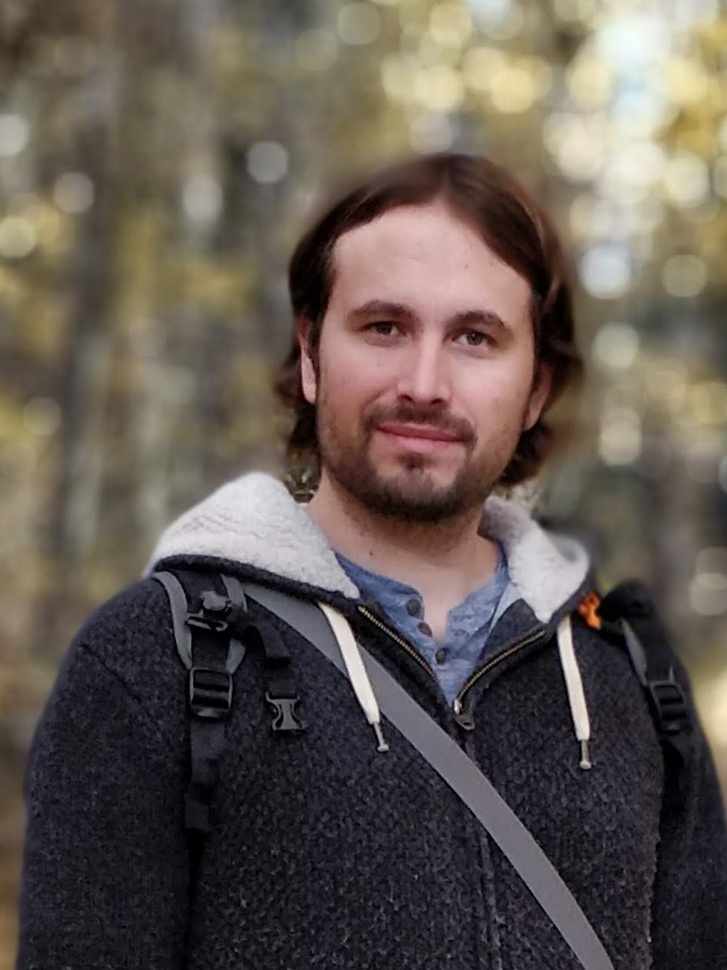
#> input picture images/Guillaume Jacquemet_Guillaume Jacquemet.jpg, 727 x 970 px, shrunk from 936 x 1248 before the run
$ python center_faces.py ../images
#> lines starting #> are read from the running program, lines starting #| are printed output that depends on the picture
#!/usr/bin/env python3
"""Center faces in images based on manual coordinates.

The script reads a YAML file mapping image filenames to the ``x``/``y``
coordinates of the face center. Each matching image is cropped to a square
region centered on those coordinates. Images missing from the YAML file are
simply cropped around their own center.
"""

from __future__ import annotations

import argparse
from pathlib import Path
from typing import Dict, Tuple

import yaml
from PIL import Image


def load_centers(path: Path) -> Dict[str, Tuple[int, int]]:
    """Load a mapping of filenames to ``(x, y)`` centers from ``path``."""
    if not path.exists():
        return {}
    data = yaml.safe_load(path.read_text()) or {}
    centers: Dict[str, Tuple[int, int]] = {}
    for name, coords in data.items():
        if isinstance(coords, dict) and "x" in coords and "y" in coords:
            centers[name] = (int(coords["x"]), int(coords["y"]))
    return centers


def center_image(image_path: Path, center: Tuple[int, int] | None) -> None:
    """Crop ``image_path`` to a square around ``center`` in-place."""
    with Image.open(image_path) as img:
#> img is the input picture: PIL image 727x970 RGB; mean R, G, B 98.2, 88.8, 81.9
        width, height = img.size
#> width = 727; height = 970
        cx = center[0] if center else width // 2
#> cx = 363
        cy = center[1] if center else height // 2
#> cy = 485
        side = min(width, height)
#> side = 727
        left = max(min(cx - side // 2, width - side), 0)
#> left = 0
        top = max(min(cy - side // 2, height - side), 0)
#> top = 122
        img.crop((left, top, left + side, top + side)).save(image_path)
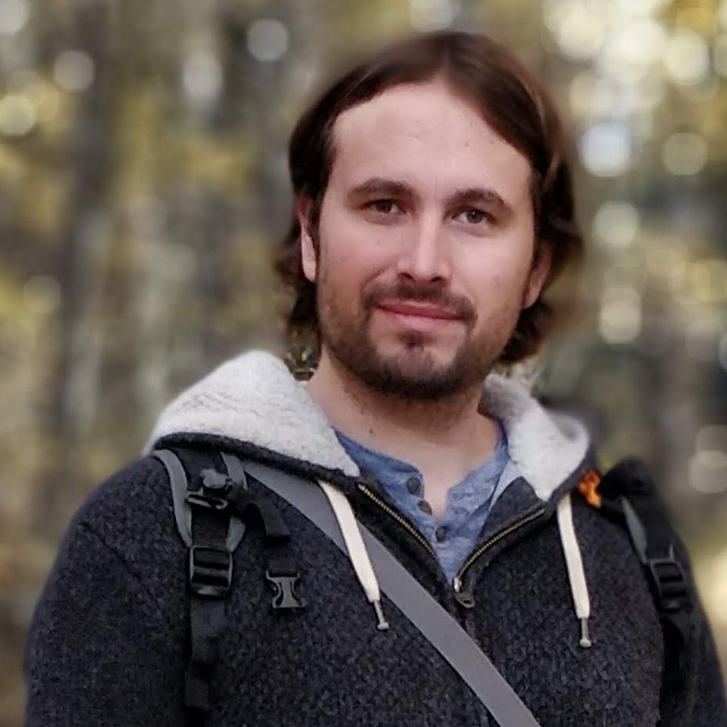
#> saved as Guillaume Jacquemet_Guillaume Jacquemet.jpg: PIL image 727x727 RGB; mean R, G, B 99.6, 88.6, 82.4


def process_folder(folder: Path, centers: Dict[str, Tuple[int, int]]) -> None:
    for path in folder.iterdir():
        if path.suffix.lower() in {".jpg", ".jpeg", ".png", ".webp"}:
            center_image(path, centers.get(path.name))


def main() -> None:
    parser = argparse.ArgumentParser(description="Center faces within images")
    parser.add_argument("folder", type=Path, help="Folder containing images")
    parser.add_argument(
        "--centers",
        type=Path,
        default=Path("data/face_centers.yaml"),
        help="YAML file mapping filenames to face centers",
    )
    args = parser.parse_args()
    centers = load_centers(args.centers)
    process_folder(args.folder, centers)


if __name__ == "__main__":
    main()
